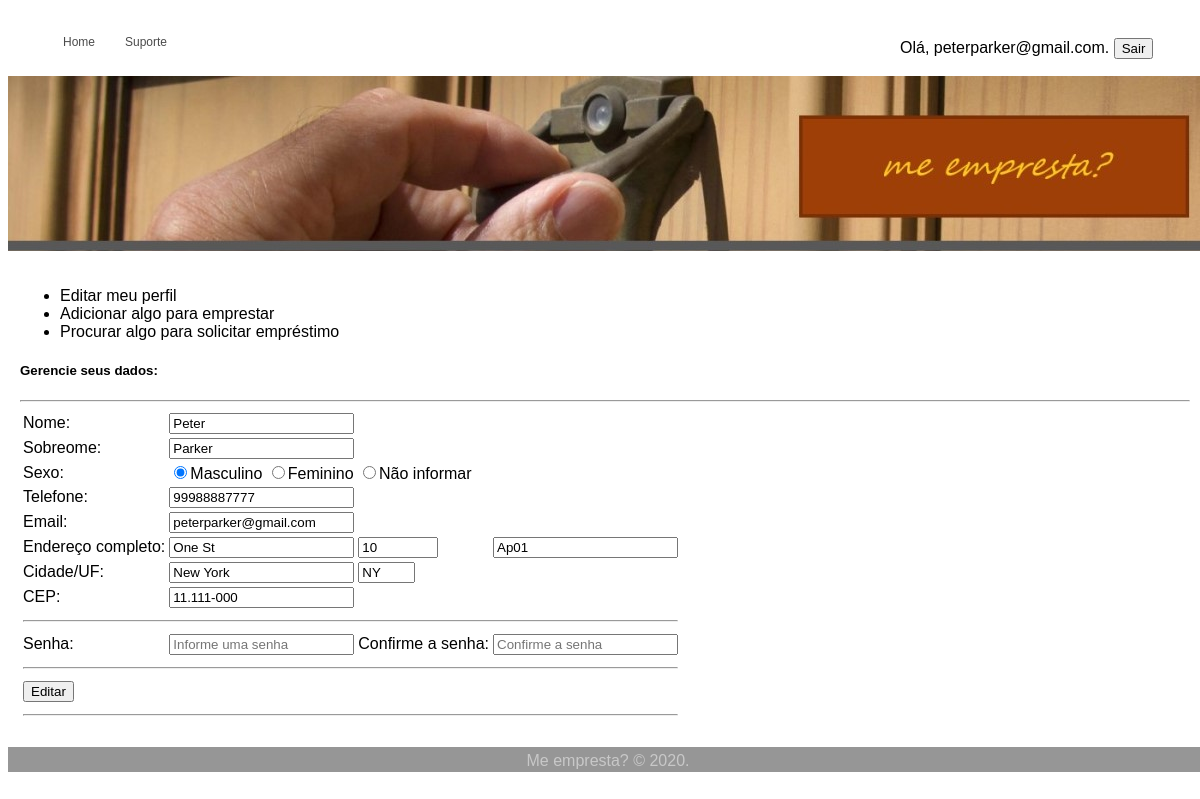
Screenshot of /meEmpresta/sessionloggededitprofile.php (signed in) with the database file from the repository.
### tables this page shows
CREATE TABLE `member` (
  `id` smallint(6) NOT NULL,
  `nome` varchar(20) NOT NULL,
  `sobrenome` varchar(30) NOT NULL,
  `sexo` varchar(20) NOT NULL,
  `telefone` bigint(20) UNSIGNED NOT NULL,
  `email` varchar(50) NOT NULL,
  `endereco` varchar(50) NOT NULL,
  `numero` smallint(5) UNSIGNED NOT NULL,
  `complemento` varchar(20) DEFAULT NULL,
  `cidade` varchar(30) NOT NULL,
  `uf` varchar(2) NOT NULL,
  `cep` varchar(10) DEFAULT NULL,
  `senha` varchar(32) NOT NULL,
  `dataregistro` datetime NOT NULL
);

### meEmpresta/functs.php (called while the page is built, shortened)
<?php
function conn(){
    $servidor = "localhost";
    $usuario = "root";
    $senha = "";
    $dbname = "empresta";
    $conn = mysqli_connect($servidor, $usuario, $senha, $dbname);
    return $conn;
}
function getUser(){
    $conn = conn();
    $id = $_SESSION['logininputbox'];
    $query = "SELECT * FROM member where email = '{$id}'";
    $exec_query = mysqli_query($conn, $query);
    $id = mysqli_fetch_assoc($exec_query);
    return $id;
}

### meEmpresta/sessionloggededitprofile.php (the view, shortened to what this page needs)
<?php
include('functs.php');
?>
<!DOCTYPE html>
<html>
    <head>
        <link rel="stylesheet" type="text/css" href="_css/estilos.css" />
    </head>
    <body>
        <header>
            <div class="menuprincipal">
                <nav>
                    <ul class="menu">
                        <li><a href="sessionlogged.php">Home</a></li>
                        <li><a href="help.php">Suporte</a></li>
                    </ul>
                </nav>
            </div>
           <div class="hello">
               <?php if(isset($_SESSION['logininputbox'])){echo "Olá, ".$_SESSION['logininputbox'].".";} else {echo "Olá, visitante."; } ?>
               <a href='logout.php'><input type='button' value='Sair'> <a/>
            </div>
            <figure class="figure">
                <img class="knock" src="_imgs/knock.jpg">
            </figure>
        </header>
        <section>
            <fieldset class='fieldset'>
                <?php   if(isset($_SESSION['msgWrongPW'])){ echo $_SESSION['msgWrongPW']; unset($_SESSION['msgWrongPW']); }
                        $id = getUser(); ?>
                <div>
                    <ul class='menu2'>
                        <li><a href="sessionloggededitprofile.php">Editar meu perfil</a></li>
                        <li><a href="sessionloggedaddthing.php">Adicionar algo para emprestar</a></li>
                        <li><a href="sessionloggedsearchthing.php">Procurar algo para solicitar empréstimo</a></li>
                    </ul>
                </div>
                <form name="cadastro" method="post" action="process_edit_user.php">
                    <h5>Gerencie seus dados:</h5>
                    <hr>
                    <table>
                        <tr>
                            <td><label for="nome">Nome: </label>
                            <td><input type="text" name="nome" value="<?php if (isset($id)){echo $id['nome']; }else { echo ("");}?>" />
                        </tr>
                        <tr>
                            <td><label for="sobrenome">Sobreome: </label>
                            <td><input type="text" name="sobrenome" value="<?php if (isset($id)){echo $id['sobrenome']; }else { echo ("");}?>" />
                        </tr>
                        <tr>
                            <td><label for="sexo">Sexo:</label>
                            <td colspan="3"><input type="radio" value="Masculino" name="sexo" <?php if(isset($id)){ if($id['sexo'] == 'Masculino'){ echo 'checked="True"'; }}?>>Masculino
                                            <input type="radio" value="Feminino" name="sexo" <?php if(isset($id)){ if($id['sexo'] == 'Feminino'){ echo 'checked="True"'; }}?>>Feminino
                                            <input type="radio" value="Null" name="sexo" <?php if(isset($id)){ if($id['sexo'] == "Nulo"){ echo 'checked="True"'; }}?> >Não informar
                        </tr>
                        <tr>
                           <td><label for="telefone">Telefone: </label>
                            <td><input type="tel" name="telefone" value="<?php if (isset($id)){echo $id['telefone']; }else { echo ("");}?>" />
                        </tr>
                        <tr>
                            <td><label for="email">Email:</label>
                            <td><input type="email" name="email" value="<?php if (isset($id)){echo $id['email']; }else { echo ("");}?>" />
                        </tr>
                        <tr>
                            <td><label for="endereco">Endereço completo:</label>
                            <td><input type="text" name="endereco" value="<?php if (isset($id)){echo $id['endereco']; }else { echo ("");}?>" />
                            <td><input type="number" name="numero" min="0" max="99999" value="<?php if (isset($id)){echo $id['numero'];}?>" />
                            <td><input type="text" name="complemento" value="<?php if (isset($id)){echo $id['complemento']; }else { echo ("");}?>"/>
                        </tr>
                        <tr>
                            <td><label for="cidade">Cidade/UF:</label>
                            <td><input type="text" name="cidade" value="<?php if (isset($id)){echo $id['cidade'];}?>" />
                            <td><input type="text" name="uf" size="4" value="<?php if (isset($id)){echo $id['uf'];}?>" />
                        </tr>
                        <tr>
                            <td><label for="cep">CEP:</label>
                            <td><input type="text" name="cep" value="<?php if (isset($id)){echo $id['cep'];}?>" />
                        </tr>
                        <tr>
                            <td colspan="4"><hr>
                        </tr>
                        <tr>
                            <td><label for="senha">Senha:</label>
                            <td><input type="password" name="senha" placeholder="Informe uma senha"/>
                            <td><label for="confsenha">Confirme a senha:</label>
                            <td><input type="password" name="confsenha" placeholder="Confirme a senha"/>
                        </tr>
                        <tr>
                            <td colspan="4"><hr>
                        </tr>
                        <tr>
                            <td colspan="2"><input type="submit" value="Editar" />
                        </tr>
                        <tr>
                            <td colspan="4"><hr>
                        </tr>
                    </table>
                </form>
            </fieldset>
        </section>
    </body>
    <footer class="footer">
        Me empresta? &copy; 2020.
    </footer>
</html>

### meEmpresta/_css/estilos.css (style rules this page uses)
body { font-family: arial, helvetica, sans-serif; }
.menuprincipal { font-size: 12px; height: 30px; }
a { text-decoration: none; }
.figure { margin: 0px; }
.knock { margin: auto auto auto auto; }
.menu2 a { text-decoration: none; color: black; position:relative; float:left; display:block; }
.menu { list-style:none; float:left; }
.menu li { position:relative; float:left; }
.menu li a { color: rgba(75,75,75,1); text-decoration:none; padding: 15px 15px; display:block; }
.footer { padding-top: 5px; position: absolute; width: 1200px; text-align: center; height:20px; color: rgba(200,200,200,1); background-color: rgba(150,150,150,1); }
.fieldset { border: 0px; margin: 10px 10px 10px 0px; width: 1170px; }
.hello { position: absolute; left: 900px; }

### rows the page displays
member: nome "Peter", sobrenome "Parker", sexo "☑", telefone "99988887777", email "peterparker@gmail.com", endereco "One St", numero "10", complemento "Ap01", cidade "New York", uf "NY", cep "11.111-000"

### other values shown
$_SESSION['logininputbox'] "peterparker@gmail.com"
